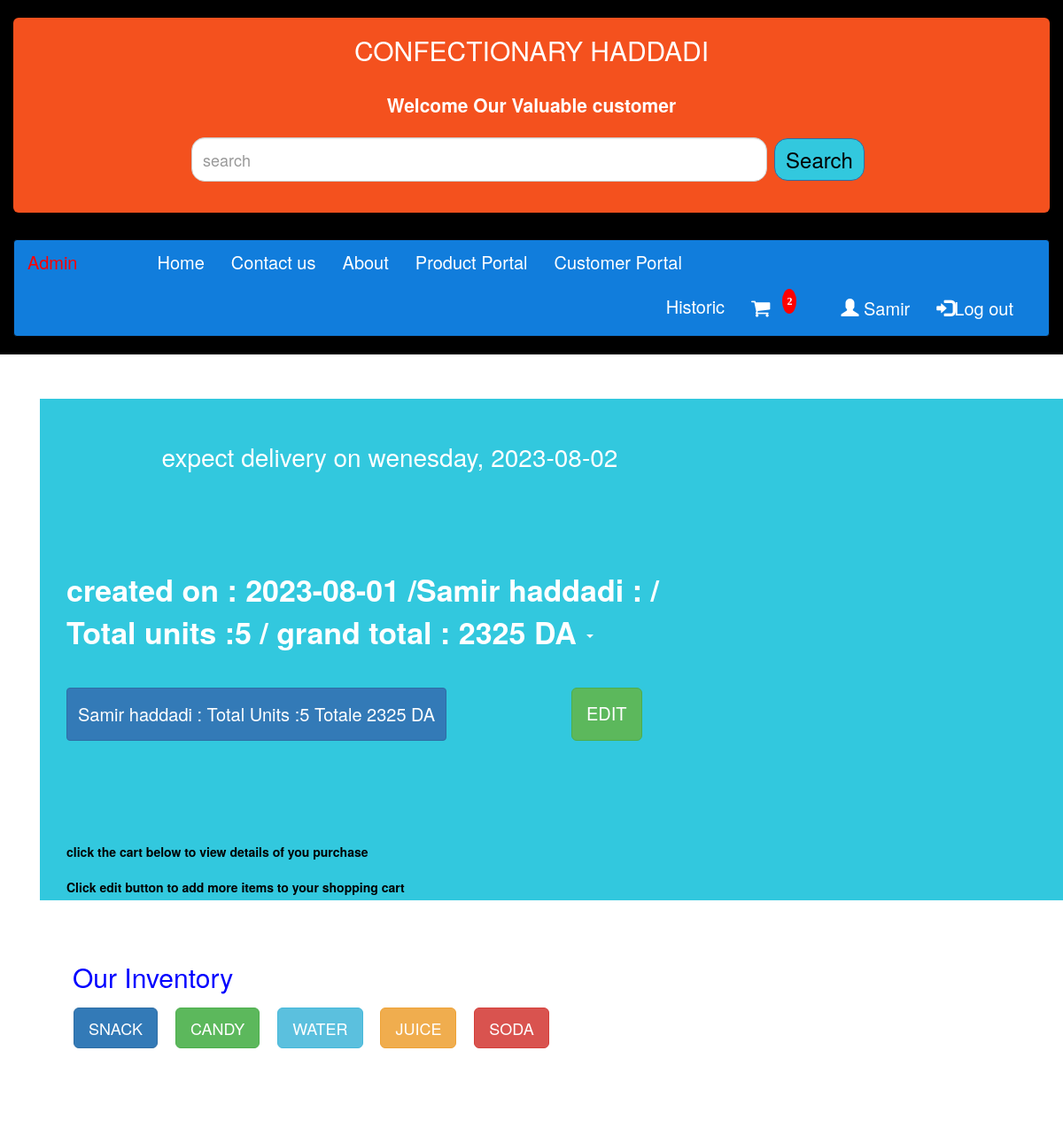
Page /cart (signed in) on the committed database.
### tables this page shows
CREATE TABLE carts (
  id INTEGER PRIMARY KEY  AUTOINCREMENT NOT NULL ,
  customer_id INTEGER NOT NULL,
  customername text(120) NOT NULL,
  total_cost decimal(10,2) NOT NULL,
  product_units integer NOT NULL,
  total_units integer NOT NULL,
  address text(120) NOT NULL ,
  status text(100) NOT NULL ,
  date date  NOT NULL , comment text(150),
  FOREIGN KEY (customer_id) REFERENCES customers (`user_id`) ON DELETE NO ACTION ON UPDATE NO ACTION
);

### app.py (the view, shortened to what this page needs)
@app.route("/cart", methods =["GET","POST"])
def cart():
    cart = db.execute("select * from carts  where id = ? and customer_id = ? ",
                      session["cart_id"],
                      session["user_id"]
                      )[0]
    delivery_date = generate_delivery_date()
    if cart["status"] == "submit":
        return render_template(
           "cart.html",
            cart = cart,
            items = loadorder(db,session["user_id"]),
            delivery_date = delivery_date,
            cart_notification = notification(db)
                  )

### helper.py (called while the page is built)
def notification(db):
    notification = db.execute(
            "select  product_units from carts where customer_id = ? and id= ?",
             session["user_id"],
             session["cart_id"]
        )
    if len(notification) == 1:
        return notification[0]["product_units"]
    else:
        return 0

def generate_delivery_date():
    date = datetime.today().date()
    day = datetime.today().weekday()
    if day <= 2 :
        delivery_day = "wenesday"
        due_date = date + timedelta(days=2-day)
    else:
        delivery_day = "sunday"
        due_date = date + timedelta(days=6-day)
    delivery_date = {}
    delivery_date["day"] = delivery_day
    delivery_date["date"] = due_date
    return delivery_date

### templates/cart.html (shortened to what this page needs)
{% extends "layout.html" %}
{% block cart %}
{% if cart %}
<div class="container" style="border-radius:18px;margin-top:50px;margin-bottom:100px; min-width:550px">
<div class="container" style="background:#32c8de;min-width:550px">
<div class="container-fluid" style="color:white;margin-top:40px;min-width:550px">
  <div class="row">
    <div class="col-md-8">
      <h4 style="font-size:28px;color:white;text-align:center" > expect delivery on {{ delivery_date.day }}, {{ delivery_date.date }}</h4>
    </div>
  </div>
  <div class="row">
    <div class="col-md-8" >
      <label style="height:100px;margin-top:100px;font-size:34px" > created on : {{ cart.date }} /{{ cart.customername }} :
        / Total units :{{ cart.total_units }} / grand total : {{ cart.total_cost }} DA
      <span class="caret"></span></label>
    </div>
  </div>
  <div class="row">
    <div class="col-md-6" >
     <button id="cart" class="btn btn-primary dropdown-toggle" style="margin-top:30px;height:60px ;font-size:20px" type="button" data-toggle="dropdown"> {{ cart.customername }} :
      Total Units :{{ cart.total_units }}  Totale {{ cart.total_cost }} DA
     </button>
    </div>
    <div class="col-md-3">
      <form  action="/cart" method="post" >
      <button style="margin-top:30px;height:60px ;font-size:20px" type="submit" name="action" value="edit" class="btn btn-success btn-lg">EDIT</button>
      </form>
    </div>
   </div>
  </div>
<div class="container" style="margin-top:100px"  >
  <div class="row">
    <div class="col-md-12" >
     <label  style="margin-top:15px;height:20px ;color:black ;font-size:14px"  >
        click the cart below to view details of you purchase
      </label>
    </div>
    <div class="col-md-12" >
      <label  style="margin-top:15px;height:20px ;color:black ;font-size:14px"  >
        Click edit button to add more items to your shopping cart
      </label>
    </div>
  </div>
</div>
 </div>
{% endif %}
<div class="container">
{% endblock %}

### rows in the picture
carts: date "2023-08-01", customername "Samir haddadi", total_units "5", total_cost "2325"

### other values in the picture
{{ cart_notification }} "2"
{{ session["firstname"] }} "Samir"
{{ delivery_date.day }} "wenesday"
{{ delivery_date.date }} "2023-08-02"
